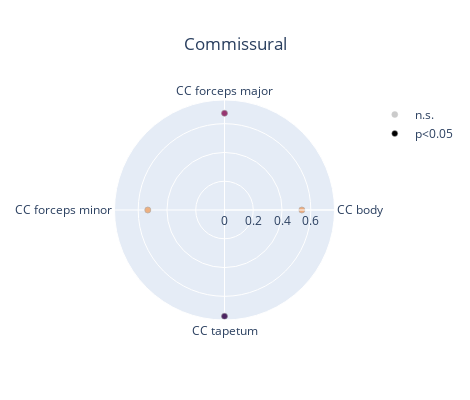
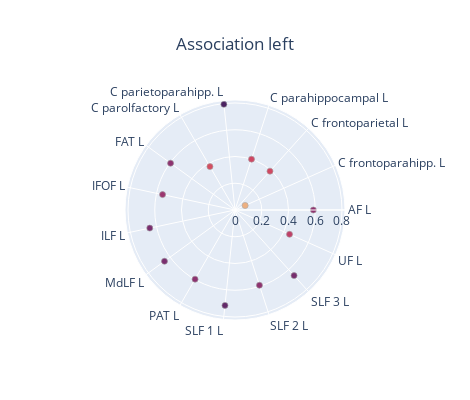
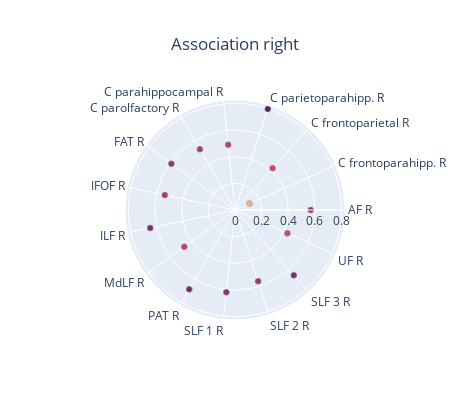
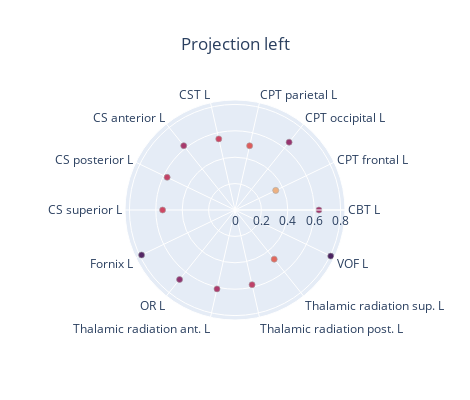

Notebook code for these charts, in order:
### Code cell
import plotly.graph_objects as go

effects = correlation_roilevel_df.iloc[416:]["r"]
effects_signif = correlation_roilevel_df.iloc[416:]["r_signif"]

roistats_df = pd.DataFrame({"effects": effects.values.flatten(), "effects_signif": effects_signif.values.flatten()}, index=labels_tracts)

fig_list = []

for k, v in toi_group_dict.items():
    v = [f"{roi}" for roi in v]

    roistats_df_group = roistats_df.loc[sorted(v)].reset_index()
    roistats_df_group["index"] = roistats_df_group["index"].str.replace(".nii.gz","")
    roistats_df_group["index"] = roistats_df_group["index"].map(tract_abbreviation_dict)

    import plotly.express as px
    import plotly.graph_objs as go

    # Determine color map based on the range of 'effects'
    if roistats_df_group["effects"].max() < 0:
        cmap = "Reds_r"
    elif roistats_df_group["effects"].min() > 0:
        cmap = "Blues_r"
    else:
        cmap = "RdBu"

    if "Commissural" in k: showlegend=True
    else: showlegend=False

    # Create a new figure
    fig = go.Figure()

    # Add the 'effects' scatter plot
    fig.add_trace(go.Scatterpolar(
        r=roistats_df_group['effects'],
        theta=roistats_df_group['index'],
        mode='markers',
        name='n.s.',
        marker=dict(color=roistats_df_group['effects'], opacity=0.2, coloraxis="coloraxis", line=dict(width=0.5, color="Black")),
        
    ))

    # Add the 'effects_signif' scatter plot
    fig.add_trace(go.Scatterpolar(
        r=roistats_df_group['effects_signif'],
        theta=roistats_df_group['index'],
        mode='markers',
        name='p<0.05',
        marker=dict(color=roistats_df_group['effects'], coloraxis="coloraxis", line=dict(width=0.5, color="Darkgray")),
        opacity=1
    ))

    # Update figure layout
    fig.update_layout(
        title=f"{k}",
        title_x=0.5,
        width=470,
        height=400,
        coloraxis=dict(colorscale=plotly_flare_scale),#, cmin=-0.2, cmax=0.2),
        polar=dict(radialaxis=dict(nticks=5)),#, radialaxis_range=[0.225, -0.225]),
        legend_title_text=r'',
        showlegend=showlegend,
        coloraxis_showscale=False
    )

    fig_list.append(fig)
    fig.show()
    fig.write_image(output_dir/f"LNM_correlation_wmtracts_{k}.png", scale=4)

### Figure 1 — Plotly figure (JSON) as saved in the notebook; plotly's stock layout.template omitted (floating-point values rounded to 4 significant figures)
{"data": [{"marker": {"color": [0.5376, 0.6725, 0.5331, 0.7385], "coloraxis": "coloraxis", "line": {"color": "Black", "width": 0.5}, "opacity": 0.2}, "mode": "markers", "name": "n.s.", "r": [0.5376, 0.6725, 0.5331, 0.7385], "theta": ["CC body", "CC forceps major", "CC forceps minor", "CC tapetum"], "type": "scatterpolar"}, {"marker": {"color": [0.5376, 0.6725, 0.5331, 0.7385], "coloraxis": "coloraxis", "line": {"color": "Darkgray", "width": 0.5}}, "mode": "markers", "name": "p<0.05", "opacity": 1, "r": [0.5376, 0.6725, 0.5331, 0.7385], "theta": ["CC body", "CC forceps major", "CC forceps minor", "CC tapetum"], "type": "scatterpolar"}], "layout": {"coloraxis": {"colorscale": [[0, "#edb081"], [0.1111, "#ea9570"], [0.2222, "#e67961"], [0.3333, "#de5d5c"], [0.4444, "#ce4763"], [0.5556, "#b43d6b"], [0.6667, "#9a3670"], [0.7778, "#7f2f70"], [0.8889, "#642a6a"], [1, "#4b2362"]], "showscale": false}, "height": 400, "legend": {"title": {"text": ""}}, "polar": {"radialaxis": {"nticks": 5}}, "showlegend": true, "title": {"text": "Commissural", "x": 0.5}, "width": 470}}

### Figure 2 — Plotly figure (JSON) as saved in the notebook; plotly's stock layout.template omitted (floating-point values rounded to 4 significant figures)
{"data": [{"marker": {"color": [0.5859, 0.08292, 0.3911, 0.3998, 0.7945, 0.3746, 0.5954, 0.5538, 0.6515, 0.6519, 0.5973, 0.7174, 0.5914, 0.6601, 0.4463], "coloraxis": "coloraxis", "line": {"color": "Black", "width": 0.5}, "opacity": 0.2}, "mode": "markers", "name": "n.s.", "r": [0.5859, 0.08292, 0.3911, 0.3998, 0.7945, 0.3746, 0.5954, 0.5538, 0.6515, 0.6519, 0.5973, 0.7174, 0.5914, 0.6601, 0.4463], "theta": ["AF L", "C frontoparahipp. L", "C frontoparietal L", "C parahippocampal L", "C parietoparahipp. L", "C parolfactory L", "FAT L", "IFOF L", "ILF L", "MdLF L", "PAT L", "SLF 1 L", "SLF 2 L", "SLF 3 L", "UF L"], "type": "scatterpolar"}, {"marker": {"color": [0.5859, 0.08292, 0.3911, 0.3998, 0.7945, 0.3746, 0.5954, 0.5538, 0.6515, 0.6519, 0.5973, 0.7174, 0.5914, 0.6601, 0.4463], "coloraxis": "coloraxis", "line": {"color": "Darkgray", "width": 0.5}}, "mode": "markers", "name": "p<0.05", "opacity": 1, "r": [0.5859, 0.08292, 0.3911, 0.3998, 0.7945, 0.3746, 0.5954, 0.5538, 0.6515, 0.6519, 0.5973, 0.7174, 0.5914, 0.6601, 0.4463], "theta": ["AF L", "C frontoparahipp. L", "C frontoparietal L", "C parahippocampal L", "C parietoparahipp. L", "C parolfactory L", "FAT L", "IFOF L", "ILF L", "MdLF L", "PAT L", "SLF 1 L", "SLF 2 L", "SLF 3 L", "UF L"], "type": "scatterpolar"}], "layout": {"coloraxis": {"colorscale": [[0, "#edb081"], [0.1111, "#ea9570"], [0.2222, "#e67961"], [0.3333, "#de5d5c"], [0.4444, "#ce4763"], [0.5556, "#b43d6b"], [0.6667, "#9a3670"], [0.7778, "#7f2f70"], [0.8889, "#642a6a"], [1, "#4b2362"]], "showscale": false}, "height": 400, "legend": {"title": {"text": ""}}, "polar": {"radialaxis": {"nticks": 5}}, "showlegend": false, "title": {"text": "Association left", "x": 0.5}, "width": 470}}

### Figure 3 — Plotly figure (JSON) as saved in the notebook; plotly's stock layout.template omitted (floating-point values rounded to 4 significant figures)
{"data": [{"marker": {"color": [0.5685, 0.1191, 0.4217, 0.7973, 0.4914, 0.5264, 0.5902, 0.5382, 0.6504, 0.4705, 0.6875, 0.6211, 0.5614, 0.6595, 0.4301], "coloraxis": "coloraxis", "line": {"color": "Black", "width": 0.5}, "opacity": 0.2}, "mode": "markers", "name": "n.s.", "r": [0.5685, 0.1191, 0.4217, 0.7973, 0.4914, 0.5264, 0.5902, 0.5382, 0.6504, 0.4705, 0.6875, 0.6211, 0.5614, 0.6595, 0.4301], "theta": ["AF R", "C frontoparahipp. R", "C frontoparietal R", "C parietoparahipp. R", "C parahippocampal R", "C parolfactory R", "FAT R", "IFOF R", "ILF R", "MdLF R", "PAT R", "SLF 1 R", "SLF 2 R", "SLF 3 R", "UF R"], "type": "scatterpolar"}, {"marker": {"color": [0.5685, 0.1191, 0.4217, 0.7973, 0.4914, 0.5264, 0.5902, 0.5382, 0.6504, 0.4705, 0.6875, 0.6211, 0.5614, 0.6595, 0.4301], "coloraxis": "coloraxis", "line": {"color": "Darkgray", "width": 0.5}}, "mode": "markers", "name": "p<0.05", "opacity": 1, "r": [0.5685, 0.1191, 0.4217, 0.7973, 0.4914, 0.5264, 0.5902, 0.5382, 0.6504, 0.4705, 0.6875, 0.6211, 0.5614, 0.6595, 0.4301], "theta": ["AF R", "C frontoparahipp. R", "C frontoparietal R", "C parietoparahipp. R", "C parahippocampal R", "C parolfactory R", "FAT R", "IFOF R", "ILF R", "MdLF R", "PAT R", "SLF 1 R", "SLF 2 R", "SLF 3 R", "UF R"], "type": "scatterpolar"}], "layout": {"coloraxis": {"colorscale": [[0, "#edb081"], [0.1111, "#ea9570"], [0.2222, "#e67961"], [0.3333, "#de5d5c"], [0.4444, "#ce4763"], [0.5556, "#b43d6b"], [0.6667, "#9a3670"], [0.7778, "#7f2f70"], [0.8889, "#642a6a"], [1, "#4b2362"]], "showscale": false}, "height": 400, "legend": {"title": {"text": ""}}, "polar": {"radialaxis": {"nticks": 5}}, "showlegend": false, "title": {"text": "Association right", "x": 0.5}, "width": 470}}

### Figure 4 — Plotly figure (JSON) as saved in the notebook; plotly's stock layout.template omitted (floating-point values rounded to 4 significant figures)
{"data": [{"marker": {"color": [0.6361, 0.3425, 0.6575, 0.4989, 0.5528, 0.6231, 0.5707, 0.5487, 0.7857, 0.6735, 0.6132, 0.5805, 0.4762, 0.8051], "coloraxis": "coloraxis", "line": {"color": "Black", "width": 0.5}, "opacity": 0.2}, "mode": "markers", "name": "n.s.", "r": [0.6361, 0.3425, 0.6575, 0.4989, 0.5528, 0.6231, 0.5707, 0.5487, 0.7857, 0.6735, 0.6132, 0.5805, 0.4762, 0.8051], "theta": ["CBT L", "CPT frontal L", "CPT occipital L", "CPT parietal L", "CST L", "CS anterior L", "CS posterior L", "CS superior L", "Fornix L", "OR L", "Thalamic radiation ant. L", "Thalamic radiation post. L", "Thalamic radiation sup. L", "VOF L"], "type": "scatterpolar"}, {"marker": {"color": [0.6361, 0.3425, 0.6575, 0.4989, 0.5528, 0.6231, 0.5707, 0.5487, 0.7857, 0.6735, 0.6132, 0.5805, 0.4762, 0.8051], "coloraxis": "coloraxis", "line": {"color": "Darkgray", "width": 0.5}}, "mode": "markers", "name": "p<0.05", "opacity": 1, "r": [0.6361, 0.3425, 0.6575, 0.4989, 0.5528, 0.6231, 0.5707, 0.5487, 0.7857, 0.6735, 0.6132, 0.5805, 0.4762, 0.8051], "theta": ["CBT L", "CPT frontal L", "CPT occipital L", "CPT parietal L", "CST L", "CS anterior L", "CS posterior L", "CS superior L", "Fornix L", "OR L", "Thalamic radiation ant. L", "Thalamic radiation post. L", "Thalamic radiation sup. L", "VOF L"], "type": "scatterpolar"}], "layout": {"coloraxis": {"colorscale": [[0, "#edb081"], [0.1111, "#ea9570"], [0.2222, "#e67961"], [0.3333, "#de5d5c"], [0.4444, "#ce4763"], [0.5556, "#b43d6b"], [0.6667, "#9a3670"], [0.7778, "#7f2f70"], [0.8889, "#642a6a"], [1, "#4b2362"]], "showscale": false}, "height": 400, "legend": {"title": {"text": ""}}, "polar": {"radialaxis": {"nticks": 5}}, "showlegend": false, "title": {"text": "Projection left", "x": 0.5}, "width": 470}}
